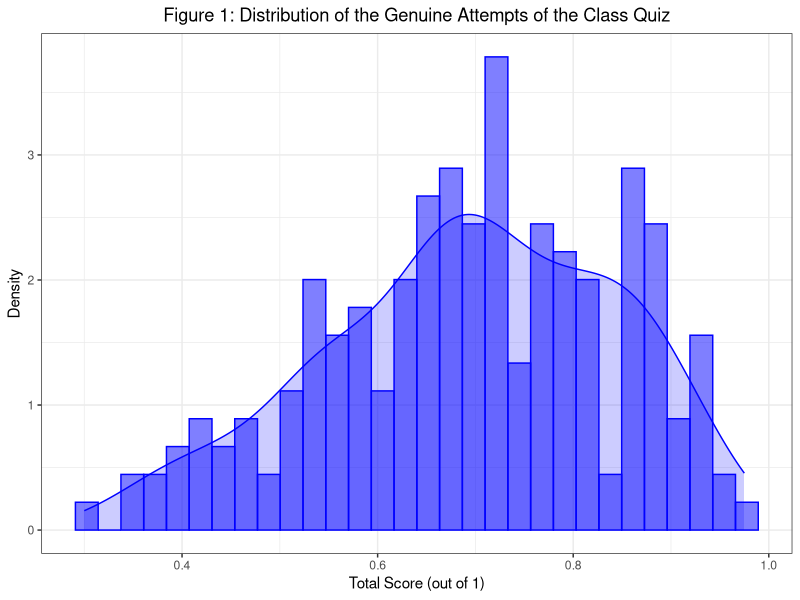
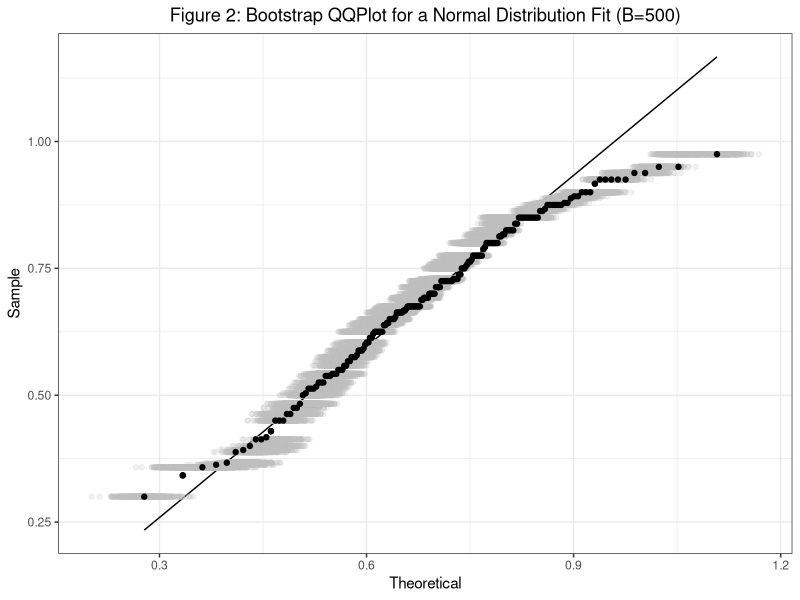
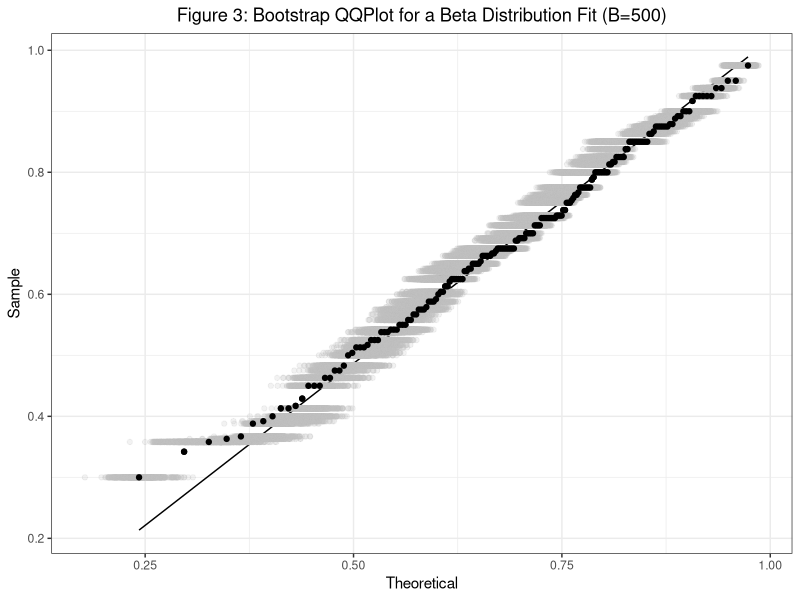
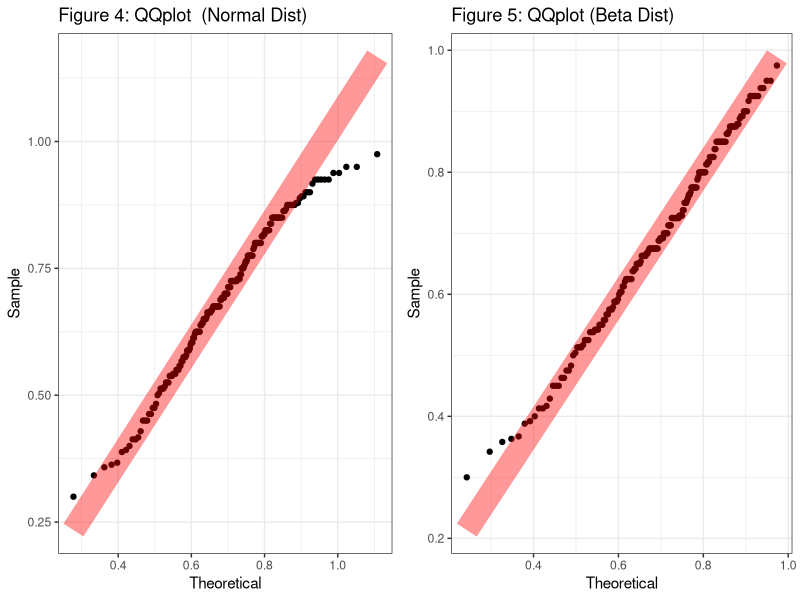
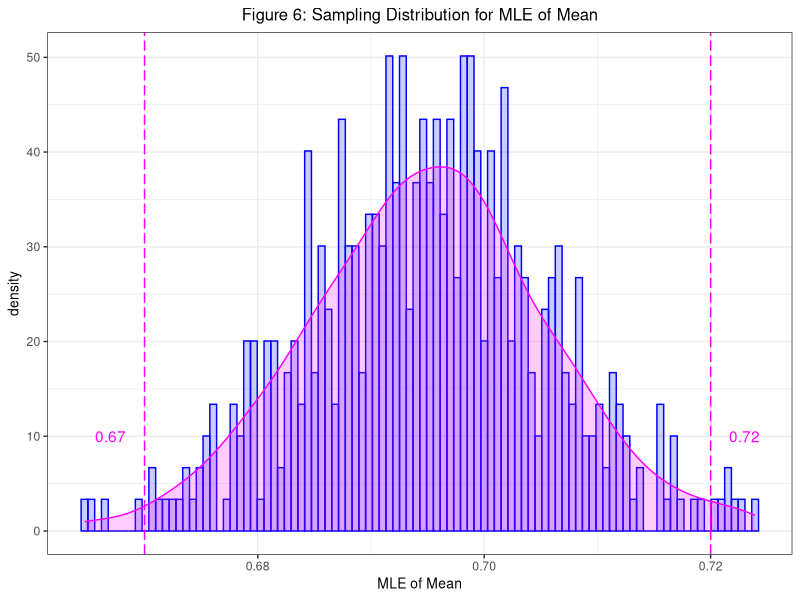
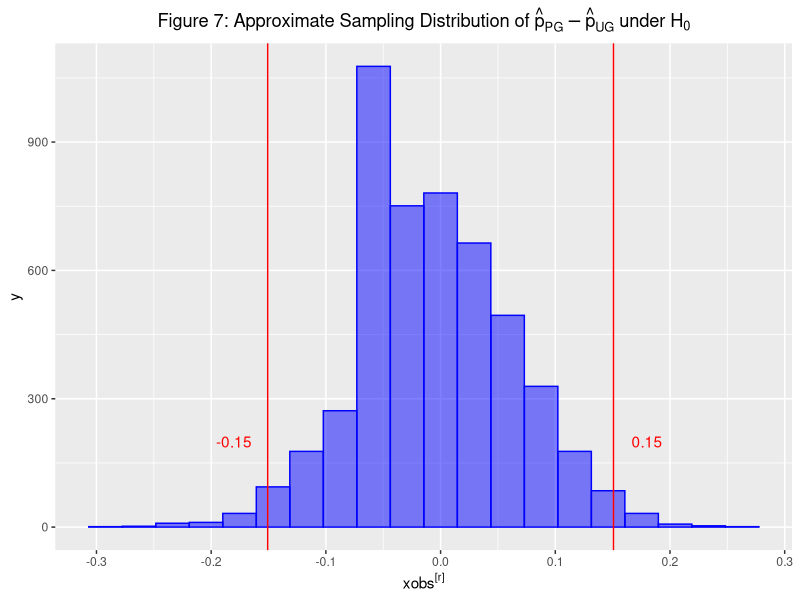
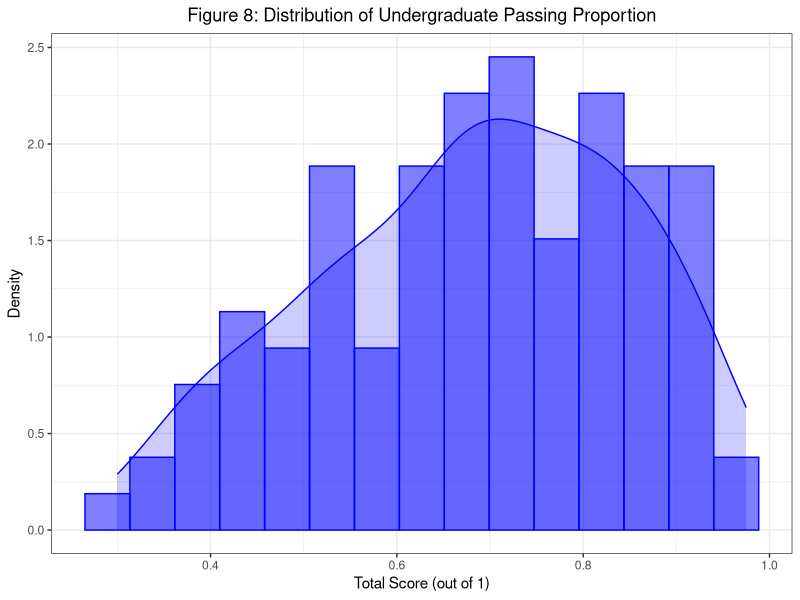
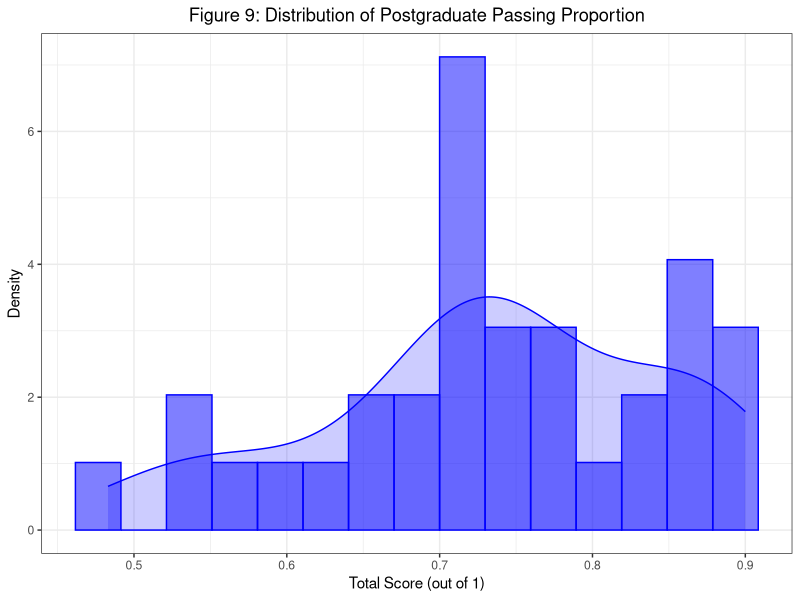

Generate these figures, in order, with R:
## ---- chunk 1
knitr::opts_chunk$set(echo = FALSE, eval = TRUE, warning = FALSE,
message = FALSE, error = FALSE, tidy.opts = list(width.cutoff = 60),
tidy = TRUE)

library(formatR)
library(tidyverse)
library(kableExtra)
library(broom)
library(MASS)
library(gridExtra)
## ---- chunk 2
GradesData <- read.csv("GradesData.csv")
## ---- chunk 3
TidyGradesData <- GradesData |> 
    filter(Total != 0)
## ---- chunk 4
TidyGradesData |>
    ggplot(aes(x = Total, y = after_stat(density)))  +
    geom_histogram(
        colour = "blue",
        fill = "blue",
        alpha = 0.5,
        bins = 30
    )  +
    geom_density(colour = "blue",
                 fill = "blue",
                 alpha = 0.2) +
    labs(x = "Total Score (out of 1)", y = "Density") +
    ggtitle("Figure 1: Distribution of the Genuine Attempts of the Class Quiz") +
    theme_bw() +
    theme(plot.title = element_text(hjust = 0.5))
## ---- chunk 5
# Normal Distribution

set.seed(2023)

x <- TidyGradesData$Total
n <- nrow(TidyGradesData)
df <- tibble(id = 1:n, x = x)

normal_fit <- fitdistr(df$x, "normal")
normal_params <- normal_fit$estimate
mu_tilde <- normal_params[1]
sigma_tilde <- normal_params[2]

normal_MLE.x <- normal_fit$estimate # point estimate
boot.seq <- seq(1, n, 1) / n - 1 / (2 * n)
B <- 500
normal_MLE.x_boot <- matrix(rep(NA, 2 * B), nrow = B, ncol = 2)


p <- ggplot(df, aes(sample = x)) +
    stat_qq(distribution = qnorm, dparams = normal_params) +
    stat_qq_line(distribution = qnorm,
                 dparams = normal_params,
                 color = "black") +
    theme(aspect.ratio = 1) + theme_bw() +
    xlab("Theoretical") + ylab("Sample")

for (i in 1:B) {
    temp <- sample(df$x, size = n, replace = TRUE)
    df <- df %>% mutate(temp = temp)
    normal_MLE.x_boot[i, ] <- fitdistr(temp, "normal")$estimate
    normal_params_boot <- normal_MLE.x_boot[i, ]
    p <- p + stat_qq(
        aes(sample = temp),
        distribution = qnorm,
        dparams = normal_params_boot,
        colour = "grey",
        alpha = 0.2
    )
}
p <- p + stat_qq(aes(sample = x), distribution = qnorm,
                 dparams = normal_params) +
  ggtitle("Figure 2: Bootstrap QQPlot for a Normal Distribution Fit (B=500)") +
  theme(plot.title = element_text(hjust = 0.5))
p

# Calculate the BS CIs
normal_boot.LCI.mu <-
  unname(quantile(normal_MLE.x_boot[, 1], c(0.025, 0.975)))
normal_boot.LCI.sig <-
  unname(quantile(normal_MLE.x_boot[, 2], c(0.025, 0.975)))
## ---- chunk 6
# Beta Distribution

set.seed(2023)

x <- TidyGradesData$Total
n <- nrow(TidyGradesData)
df <- tibble(id = 1:n, x = x)

beta_dist_fit <- fitdistr(df$x, "beta", start = list(shape1 = 1, shape2 =
                                                       1))
beta_params <- beta_dist_fit$estimate
alpha_tilde <- beta_params[1]
beta_tilde <- beta_params[2]

beta_MLE.x <- beta_dist_fit$estimate # point estimate
boot.seq <- seq(1, n, 1) / n - 1 / (2 * n)
B <- 500
beta_MLE.x_boot <- matrix(rep(NA, 2 * B), nrow = B, ncol = 2)


p <- ggplot(df, aes(sample = x)) +
  stat_qq(distribution = qbeta, dparams = beta_params) +
  stat_qq_line(distribution = qbeta,
               dparams = beta_params,
               color = "black") +
  theme(aspect.ratio = 1) + theme_bw() +
  xlab("Theoretical") + ylab("Sample")

for (i in 1:B) {
  temp <- sample(df$x, size = n, replace = TRUE)
  df <- df %>% mutate(temp = temp)
  beta_MLE.x_boot[i, ] <-
    fitdistr(temp, "beta", start = list(shape1 = alpha_tilde, shape2 = beta_tilde))$estimate
  beta_params_boot <- beta_MLE.x_boot[i, ]
  p <- p + stat_qq(
    aes(sample = temp),
    distribution = qbeta,
    dparams = beta_params_boot,
    colour = "grey",
    alpha = 0.2
  )
}
p <- p + stat_qq(aes(sample = x), distribution = qbeta,
                 dparams = beta_params) +
  ggtitle("Figure 3: Bootstrap QQPlot for a Beta Distribution Fit (B=500)") +
  theme(plot.title = element_text(hjust = 0.5))
p

# Calculate the BS CIs
beta_boot.LCI.alpha <-
  unname(quantile(beta_MLE.x_boot[, 1], c(0.025, 0.975)))
beta_boot.LCI.beta <-
  unname(quantile(beta_MLE.x_boot[, 2], c(0.025, 0.975)))
## ---- chunk 7
normal_fit <- fitdistr(TidyGradesData$Total, "normal")
beta_fit <- fitdistr(TidyGradesData$Total,
                     "beta", start = list(shape1 = 1, shape2 = 1))

normal_qqplot <- ggplot(TidyGradesData, aes(sample = Total)) +
  stat_qq(distribution = qnorm, dparams = normal_fit$estimate) +
  stat_qq_line(
    distribution = qnorm,
    dparams = normal_fit$estimate,
    color = "red",
    size = 8,
    alpha = 0.4
  ) +
  theme(aspect.ratio = 1) + theme_bw() +
  ggtitle("Figure 4: QQplot  (Normal Dist)") + xlab("Theoretical") + ylab("Sample")

beta_qqplot <- ggplot(TidyGradesData, aes(sample = Total)) +
  stat_qq(
    distribution = qbeta,
    dparams = list(shape1 = beta_fit$estimate[1],
                   shape2 = beta_fit$estimate[2])
  ) +
  stat_qq_line(
    distribution = qbeta,
    dparams = list(shape1 = beta_fit$estimate[1],
                   shape2 = beta_fit$estimate[2]),
    color = "red",
    size = 8,
    alpha = 0.4
  ) +
  theme(aspect.ratio = 1) + theme_bw() +
  ggtitle("Figure 5: QQplot (Beta Dist)") + xlab("Theoretical") + ylab("Sample")

grid.arrange(normal_qqplot, beta_qqplot, ncol = 2)
## ---- chunk 8
# Calculate the mean
mean_value <- alpha_tilde / (alpha_tilde + beta_tilde)

# Calculate the median using R's built-in qbeta function
median_value <- qbeta(0.5, shape1 = alpha_tilde, shape2 = beta_tilde)
## ---- chunk 9
bootplot.f<- function(stat.boot, bins=50, ci = 0.99){
 
  df <- tibble(stat = stat.boot)
  CI <- round(quantile(stat.boot, c((1 - ci)/2, ci + (1 - ci)/2)),2)
	p <- df %>% ggplot(aes(x=stat, y=after_stat(density))) +  
	geom_histogram(bins=bins, colour="blue", fill="blue", alpha=0.2) +
	geom_density(fill="magenta", colour="magenta", alpha=0.2) +
	geom_vline(xintercept = CI, colour = "magenta", linetype=5) +
	theme_bw() +
  annotate(
    "text",
    x = CI[1]-0.003,
    y = 10,
    label = CI[1],
    color = "magenta"
  ) +
  annotate(
    "text",
    x = CI[2]+0.003,
    y =  10,
    label = CI[2],
    color = "magenta"
  )
 
  p
}
## ---- chunk 10

MLE_mean = beta_MLE.x_boot[, 1] / (beta_MLE.x_boot[, 1] + beta_MLE.x_boot[, 2])

#mean
p_MLEboot.mean <- bootplot.f(MLE_mean, bins = 100)  +
  ggtitle("Figure 6: Sampling Distribution for MLE of Mean") +
  xlab("MLE of Mean") +
  theme(plot.title = element_text(hjust = 0.5)) +
  theme(title = element_text(size = 10))

p_MLEboot.mean

betadist_boot.LCI.mu <- unname(quantile(MLE_mean, c(0.005, 0.995)))

## ---- chunk 11
# Calculate the mean
average_grade <- alpha_tilde / (alpha_tilde + beta_tilde)

lower_bound <- average_grade - 0.15 * average_grade
upper_bound <- average_grade + 0.15 * average_grade

# Calculate the proportion of students within the range
proportion_within_range <-
  pbeta(upper_bound, 
        shape1 = alpha_tilde, 
        shape2 = beta_tilde) - pbeta(lower_bound, 
                                     shape1 = alpha_tilde, 
                                     shape2 = beta_tilde)

proportion_failed <- pbeta(0.60, shape1 = alpha_tilde, shape2 = beta_tilde)
proportion_hd <- 1 - pbeta(0.80, shape1 = alpha_tilde, shape2 = beta_tilde)
## ---- chunk 12
TidyGradesDataWithResults <- TidyGradesData |> 
  mutate(Result = ifelse(Total >= 0.6, "PASS", "FAIL"))
## ---- chunk 13
numResults <- TidyGradesDataWithResults |>
  group_by(Cohort, Result) |>
  summarize(Sum = n()) |>
  pivot_wider(id_cols = Cohort,
              names_from = Result,
              values_from = Sum) |>
  mutate(TotalSum = FAIL + PASS)
propResults <- numResults |>
  group_by(Cohort) |>
  mutate(prop_fail = FAIL / TotalSum,
         prop_pass = PASS / TotalSum) |>
  summarise(Cohort, prop_fail, prop_pass)

propResults |>
  rename(`Fail Proportion` = prop_fail, `Pass Proportion` = prop_pass) |>
  kable(caption = "Proportion of Fail and Pass Results by Cohort", digits = 3) |>
  kable_styling(latex_options = "hold_position")

## ---- chunk 14


xobs <-
  propResults$prop_pass[propResults$Cohort == 'PG'] - 
  propResults$prop_pass[propResults$Cohort == 'UG']

n <- nrow(TidyGradesDataWithResults)

# set the number of replications for test
R <- 5000

# set up variable array (a vector with R spaces all filled with NA) to 
# be used to store the replicated "xobs" values after shuffling
Rxobs <- array(dim = R)
# <left blank for part 7b>
set.seed(2023)

# initialise randomisation sample with the original data
# will replace inside loop with each permutation
RTidyGradesDataWithResults <- TidyGradesDataWithResults

# Use for-loop to generate R replications of the test statistic
# Note the format. All commands inside the curly brackets occur for each value 
# of r in the sequence 1:R

for (r in 1:R) {
  # for iteration r
  # shuffle the gender variable in the data file
  TidyGradesDataWithResults <- TidyGradesDataWithResults |>
    mutate(Result = sample(TidyGradesDataWithResults$Result, 
                           n, 
                           replace = FALSE))
  
  # calculate the summary table GDSS3 for the shuffled tibble
  RPropResults <- TidyGradesDataWithResults %>%
    group_by(Cohort, Result) %>%
    tally() %>%
    ungroup() %>%
    pivot_wider(names_from = Result, values_from = n) %>%
    mutate(TotalSum = FAIL + PASS) %>%
    mutate(
      prop_fail = round(FAIL / TotalSum, digits = 3),
      prop_pass = round(PASS / TotalSum, digits = 3)
    )
  
  # save the "xobs" for the shuffled data in the rth element of the Rxobs vector (array)
  Rxobs[r] <-
    RPropResults$prop_pass[propResults$Cohort == 'PG'] - 
    RPropResults$prop_pass[propResults$Cohort == 'UG']
  
  # close the for-loop with a curly bracket.
}
## ---- chunk 15
# Proportion of Rxobs at least as big as xobs - approximate p-value
pval <- sum((Rxobs >= xobs), (Rxobs <= -xobs)) / R
options(digits = 4)
# use this if you wish to have the p-value printed under the code chunk
# I have commented it out as we will use it inline later
## ---- chunk 16

Rxobs_tbl <- as_tibble(Rxobs) %>% mutate(r = 1:R)

Rxobs_tbl %>%
  ggplot(aes(value)) +
  geom_histogram(
    colour = "blue",
    fill = "blue",
    alpha = 0.5,
    bins = 20
  )  +
  xlab(expression(xobs ^ "[r]")) +
  ggtitle(expression(
    paste(
      "Figure 7: Approximate Sampling Distribution of ",
      hat(p)[PG] - hat(p)[UG],
      " under ",
      H[0]
    )
  )) + 
  theme(plot.title = element_text(hjust = 0.5)) +
  geom_vline(xintercept = c(-xobs,xobs), color = "red")+
  annotate(
    "text",
    x = -0.18,
    y = 200,
    label = "-0.15",
    color = "red"
  ) +
  annotate(
    "text",
    x = 0.18,
    y =  200,
    label = "0.15",
    color = "red"
  )
  
## ---- chunk 17
TidyGradesDataWithResults |> 
    filter(Result == "PASS", Cohort == "UG") |> 
    ggplot(aes(x = Total, y = after_stat(density)))  +
  geom_histogram(colour="blue", fill="blue", alpha=0.5, bins=15)  +
      geom_density(colour="blue", fill="blue", alpha=0.2) +
  labs(x = "Total Score (out of 1)", y = "Density") + 
  ggtitle("Figure 8: Distribution of Undergraduate Passing Proportion") +
    theme_bw() + 
  theme(plot.title = element_text(hjust = 0.5))

TidyGradesDataWithResults |> 
    filter(Result == "PASS", Cohort == "PG") |> 
    ggplot(aes(x = Total, y = after_stat(density)))  +
  geom_histogram(colour="blue", fill="blue", alpha=0.5, bins=15)  +
      geom_density(colour="blue", fill="blue", alpha=0.2) +
  labs(x = "Total Score (out of 1)", y = "Density") + 
  ggtitle("Figure 9: Distribution of Postgraduate Passing Proportion") +
    theme_bw() +
  theme(plot.title = element_text(hjust = 0.5))
## ---- chunk 18
beta_binomial <- function(n, x, alpha = 1, beta = 1) {
  atil <- alpha + x
  btil <- beta + n - x
  z <- n / (alpha + beta + n)
  out <- list(alpha_tilde = atil, beta_tilde = btil, credibility_factor = z)
  return(out)
}
## ---- chunk 19
alpha <- 1
beta <- 1

n_PG <- numResults$TotalSum[numResults$Cohort == "PG"]
x_PG <- numResults$PASS[numResults$Cohort == "PG"]

n_UG <- numResults$TotalSum[numResults$Cohort == "UG"]
x_UG <- numResults$PASS[numResults$Cohort == "UG"]

out_PG <- beta_binomial(n_PG, x_PG, alpha, beta)
out_UG <- beta_binomial(n_UG, x_UG, alpha, beta)

credible_interval_PG <-
  qbeta(c(0.025, 0.975),
        shape1 = out_PG$alpha_tilde,
        shape2 = out_PG$beta_tilde)
credible_interval_UG <-
  qbeta(c(0.025, 0.975),
        shape1 = out_UG$alpha_tilde,
        shape2 = out_UG$beta_tilde)

## ---- chunk 20
# Determine the prior mean (note it should be the same for 
# UG and PG given the same alpha and beta = 1)
prior_mean_UG <- alpha / (alpha + beta) # Beta distribution
prior_mean_PG <- alpha / (alpha + beta) # Beta distribution

# Extract the credibility factor
credibility_factor_UG <- out_UG$credibility_factor
credibility_factor_PG <- out_PG$credibility_factor

# Yes, it is this in a form that linearly combines a purely 
# data-based estimator and some prior quantity
bayesian_estimate_PG <-
  credibility_factor_PG * (x_PG / n_PG) + (1 - credibility_factor_PG) * (prior_mean_PG)
bayesian_estimate_UG <-
  credibility_factor_UG * (x_UG / n_UG) + (1 - credibility_factor_UG) * (prior_mean_UG)
## ---- chunk 21

# Calculate the posterior median for UG
posterior_median_UG <- qbeta(0.5, out_UG$alpha_tilde, out_UG$beta_tilde)

# Calculate the posterior median for PG
posterior_median_PG <- qbeta(0.5, out_PG$alpha_tilde, out_PG$beta_tilde)
## ---- chunk 22

cbbPal <-
  c(
    black = "#000000",
    orange = "#E69F00",
    ltblue = "#56B4E9",
    "#009E73",
    green = "#009E73",
    yellow = "#F0E442",
    blue = "#0072B2",
    red = "#D55E00",
    pink = "#CC79A7"
  )
cbbP <- cbbPal[c("orange", "blue", "pink")] #choose colours for p

x_values <- seq(0.001, 0.999, length.out = 100)
postUG <- dbeta(x = x_values, out_UG$alpha_tilde, out_UG$beta_tilde)
postPG <- dbeta(x = x_values, out_PG$alpha_tilde, out_PG$beta_tilde)

df <- tibble(
  Score = x_values,
  `Posterior pdf UG` = postUG,
  `Posterior pdf PG` = postPG
)
df_longer <- df %>%
  pivot_longer(-Score, names_to = "Distribution", values_to = "density")
p1 <- df_longer %>%
  ggplot(aes(
    x = Score,
    y = density,
    colour = Distribution,
    fill = Distribution
  )) +
  geom_line() +
  ylab("Density") +
  scale_fill_manual(values = cbbP) +
  theme_bw() +
  labs(title = "Figure 10: Visualization of Posterior Distribution") +
  theme(plot.title = element_text(hjust = 0.5)) +
  xlim(0.5, 1)

p1
## ---- chunk 23
n_samples <- 1000

posterior_samples_UG <-
  rbeta(n_samples, out_UG$alpha_tilde, out_UG$beta_tilde)
posterior_samples_PG <-
  rbeta(n_samples, out_PG$alpha_tilde, out_PG$beta_tilde)

posterior_diff_samples <-
  posterior_samples_PG - posterior_samples_UG

# Create a data frame with posterior samples
posterior_data <- data.frame(Difference = posterior_diff_samples)

# Visualize the posterior distribution
posterior_data %>%
  ggplot(aes(x = Difference, y = after_stat(density))) +
  geom_histogram(
    colour = "blue",
    fill = "blue",
    alpha = 0.5,
    bins = 20
  ) +
  geom_density(colour = "blue",
               fill = "blue",
               alpha = 0.2) +
  labs(title = "Figure 11: Posterior Distribution of Difference in Proportions",
       y = "Frequency") +
  xlab(expression(paste(
    "Difference in Proportions (", hat(p)[PG] - hat(p)[UG], ")"
  ))) +
  theme_bw() +
  theme(plot.title = element_text(hjust = 0.5))
## ---- chunk 24
probability_within_range <- posterior_data %>%
  summarize(Probability = mean(abs(Difference) <= 0.15))

posterior_data %>%
  ggplot(aes(x = Difference, y = after_stat(density))) +
  geom_histogram(
    colour = "blue",
    fill = "blue",
    alpha = 0.5,
    bins = 20
  ) +
  geom_density(colour = "blue",
               fill = "blue",
               alpha = 0.2) +
  labs(title = "Figure 12: Posterior Distribution of Difference in Proportions",
       y = "Frequency") +
  xlab(expression(paste(
    "Difference in Proportions (", hat(p)[PG] - hat(p)[UG], ")"
  ))) +
  geom_vline(
    xintercept = c(-0.15, 0.15),
    linetype = "dashed",
    color = "red"
  ) +
  annotate(
    "text",
    x = -0.13,
    y = -0.2,
    label = "-0.15",
    color = "red"
  ) +
  annotate(
    "text",
    x = 0.13,
    y =  -0.2,
    label = "0.15",
    color = "red"
  ) +
  theme_bw() +
  theme(plot.title = element_text(hjust = 0.5))
